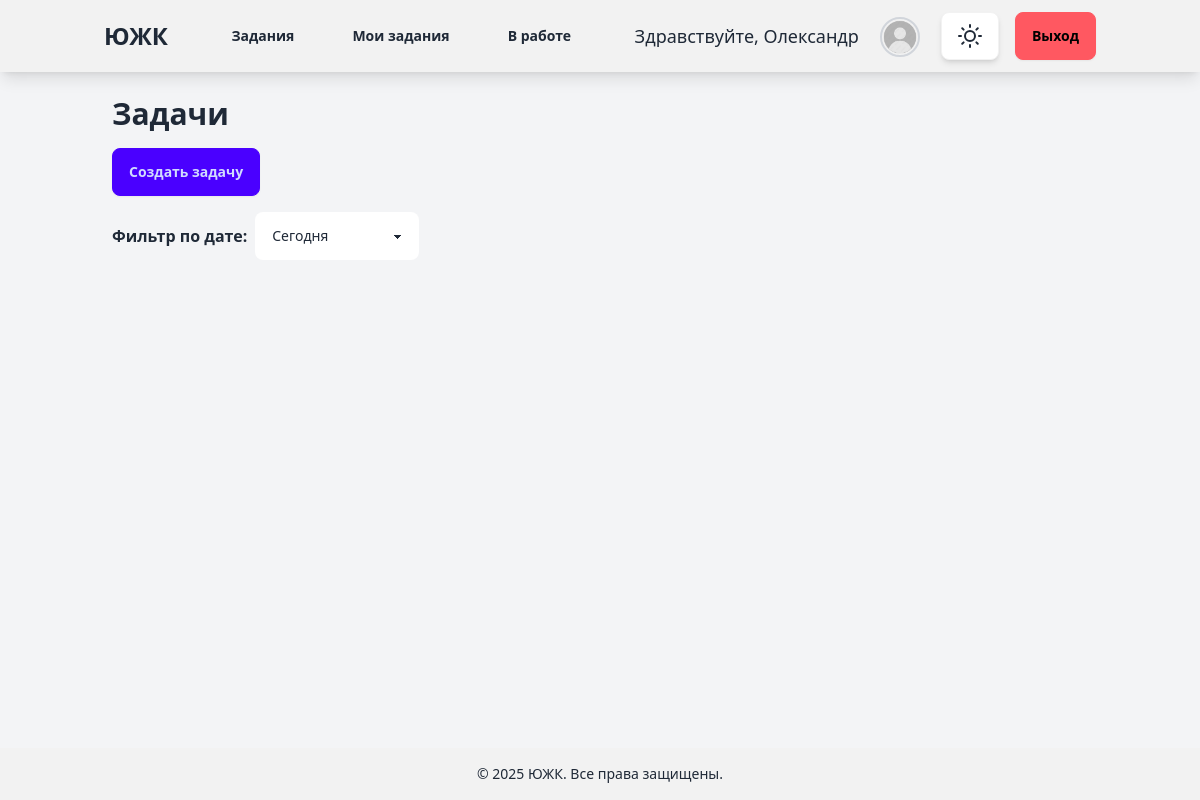
Page / (signed in) on the earlier database version.
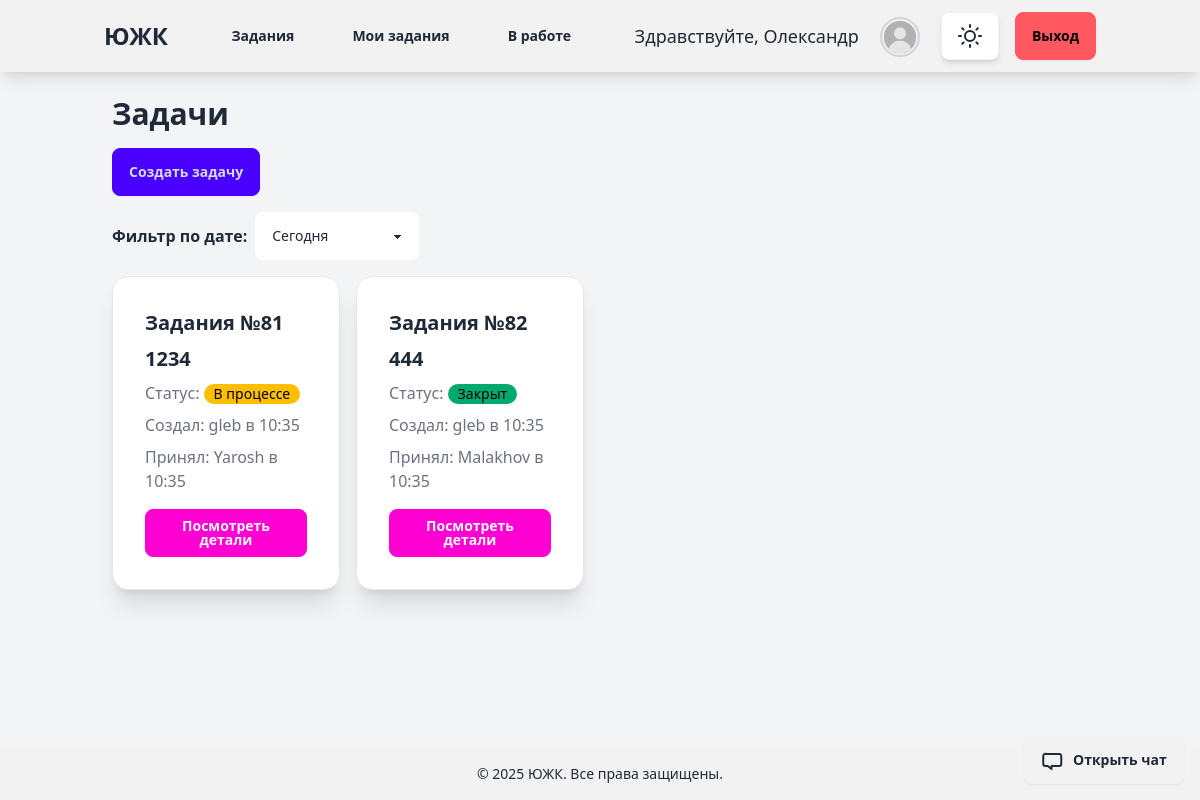
Same page on the later database version.
### account/models.py (models this page shows)
class CustomUser(AbstractUser):
    department = models.ForeignKey(Department, on_delete=models.SET_NULL, null=True, blank=True)
    position = models.ForeignKey(Position, on_delete=models.SET_NULL, null=True, blank=True, related_name="users")

### tickets/models.py (models this page shows, shortened)
class Ticket(models.Model):
    STATUS_CHOICES = [
        ('open', 'Open'),
        ('in_progress', 'In Progress'),
        ('closed', 'Closed'),
    ]
    title = models.CharField(max_length=200)
    description = models.TextField()
    status = models.CharField(max_length=20, choices=STATUS_CHOICES, default='open')
    created_by = models.ForeignKey(CustomUser, on_delete=models.CASCADE, related_name='tickets_created')
    accepted_by = models.ForeignKey(CustomUser, on_delete=models.CASCADE, related_name='tickets_accepted', null=True,
                                    blank=True)
    department = models.ForeignKey(Department, on_delete=models.CASCADE, related_name='tickets', null=True, blank=True)
    position = models.ForeignKey(Position, on_delete=models.CASCADE, related_name='tickets', null=True, blank=True)
    attachment = models.FileField(upload_to='tickets/', null=True, blank=True)
    created_at = models.DateTimeField(auto_now_add=True)
    accepted_at = models.DateTimeField(null=True, blank=True)
    closed_at = models.DateTimeField(null=True, blank=True)
    updated_at = models.DateTimeField(auto_now=True)
    completion_comment = models.TextField(null=True, blank=True)

### tickets/views.py (the view)
# urls.py: path('', views.ticket_list, name='ticket_list'),
@login_required
def ticket_list(request):
    user = request.user
    chat_id = None
    tickets = Ticket.objects.filter(
        department=user.department,
        position=user.position
    )
    time_filter = request.GET.get('time_filter', 'today')  # Default to 'today'
    if time_filter == 'today':
        tickets = tickets.filter(created_at__date=timezone.now().date())
    elif time_filter == 'week':
        start_of_week = timezone.now() - timedelta(days=timezone.now().weekday())
        tickets = tickets.filter(created_at__gte=start_of_week)
    elif time_filter == 'month':
        tickets = tickets.filter(created_at__year=timezone.now().year,
                                 created_at__month=timezone.now().month)
    chat = Chat.objects.filter(
        Q(ticket__accepted_by=user) | Q(ticket__created_by=user)
    ).first()
    chat_id = chat.ticket.id if chat else None
    return render(request, 'tickets/ticket_list.html', {
        'tickets': tickets,
        'chat_id': chat_id
    })

### templates/tickets/ticket_list.html (shortened to what this page needs)
{% extends "blog/base.html" %}
{% block content1 %}
<div class="container mx-auto p-6">
    <h2 class="text-3xl font-bold mb-4">Задачи</h2>
    <a href="{% url 'tickets:create_ticket' %}" class="btn btn-primary mb-4">Создать задачу</a>
    <form method="get" class="mb-4">
        <div class="flex gap-2 items-center">
            <label class="font-semibold">Фильтр по дате:</label>
            <select name="time_filter" class="select select-bordered" onchange="this.form.submit()">
                <option value="today" {% if request.GET.time_filter == "today" %}selected{% endif %}>Сегодня</option>
            </select>
        </div>
    </form>
    <div id="ticket-container" class="transition-all duration-300 w-full lg:w-3/4 pr-4">
        <div class="grid grid-cols-1 md:grid-cols-2 lg:grid-cols-3 gap-4">
            {% for ticket in tickets %}
            <div class="card bg-base-100 shadow-xl border border-gray-200" data-ticket-id="{{ ticket.id }}">
                <div class="card-body">
                    <h2 class="card-title text-xl font-semibold">Задания №{{ ticket.id }}</h2>
                    <h3 class="card-title text-xl font-semibold">{{ ticket.title }}</h3>
                    <p class="text-gray-500">Статус:
                        <span class="badge
                            {% if ticket.status == 'open' %}badge-error
                            {% elif ticket.status == 'in_progress' %}badge-warning
                            {% else %}badge-success
                            {% endif %}">
                            {% if ticket.status == 'open' %}Открыт
                            {% elif ticket.status == 'in_progress' %}В процессе
                            {% else %}Закрыт
                            {% endif %}
                        </span>
                    </p>
                    <p class="text-gray-500">Создал:
                        {{ ticket.created_by.username }} в {{ ticket.created_at|date:"H:i" }}
                    </p>
                    <p class="text-gray-500">Принял:
                        {% if ticket.accepted_by %}
                            {{ ticket.accepted_by.username }} в {{ ticket.accepted_at|date:"H:i" }}
                        {% else %}
                            {{ ticket.accepted_by.username|default:"На данный момент не принята" }}
                        {% endif %}
                    </p>
                    <a href="{% url 'tickets:ticket_detail' ticket.id %}" class="btn btn-secondary mt-2">Посмотреть детали</a>
                </div>
            </div>
            {% endfor %}
        </div>
    </div>
</div>
{% if chat_id %}
    <button id="open-chat-btn" class="btn btn-accent open-chat fixed bottom-4 right-4" class="btn btn-accent fixed bottom-4 right-4" data-ticket-id="{{ chat_id }}">
        <span>Открыть чат</span>
    </button>
{% endif %}
{% endblock %}

### templates/blog/base.html (shortened to what this page needs)
{% load static %}
{% load tailwind_tags %}
<!DOCTYPE html>
<html lang="ru">
<head>
    {% tailwind_css %}
    <script src="https://cdn.tailwindcss.com"></script>
</head>
<body class="bg-gray-100 theme-transition min-h-screen flex flex-col">
    <nav class="bg-base-200 shadow-lg sticky top-0 z-10">
        <div class="container mx-auto px-4 py-3 flex justify-between items-center">
            <a href="http://127.0.0.1:8000/ticket_list_created_by" class="text-2xl font-bold hover:text-primary transition-colors">ЮЖК</a>
            {% if request.user.is_authenticated %}
            <div class="hidden md:flex items-center space-x-6">
                <a href="{% url 'tickets:ticket_list' %}" class="btn btn-ghost hover:bg-base-300">Задания</a>
                <a href="{% url 'tickets:ticket_list_created_by' %}" class="btn btn-ghost hover:bg-base-300">Мои задания</a>
                <a href="{% url 'tickets:ticket_list_accepted_by' %}" class="btn btn-ghost hover:bg-base-300">В работе</a>
            </div>
            <div class="flex items-center space-x-4">
                <span class="text-lg hidden md:inline">Здравствуйте, {{ request.user.first_name|default:request.user.username }}</span>
                <a href="{% url 'account:user_profile' %}" class="btn btn-ghost p-1 hover:ring-2 hover:ring-primary rounded-full transition-all">
                    {% if request.user.profile.photo %}
                        <img src="{{ request.user.profile.photo.url }}" alt="Profile Picture"
                            class="w-10 h-10 rounded-full border-2 border-primary object-cover">
                    {% else %}
                        <img src="/media/tickets/def.png" alt="Default Profile Picture"
                            class="w-10 h-10 rounded-full border-2 border-gray-300 object-cover">
                    {% endif %}
                </a>
                <button id="theme-toggle-btn" class="btn btn-circle bg-base-100 hover:bg-base-300 shadow-md transition-all">
                </button>
                <form action="{% url 'account:logout' %}" method="post" class="inline">
                    <button type="submit" class="btn btn-error hover:btn-error-focus transition-colors">Выход</button>
                </form>
            </div>
            {% else %}
            <div>
                <a href="{% url 'account:login' %}" class="btn btn-primary hover:bg-primary-focus transition-colors">Вход</a>
            </div>
            {% endif %}
        </div>
    </nav>
    {% block content1 %}
    {% endblock %}
    <footer class="bg-base-200 p-4 text-center text-sm mt-auto">
        <div class="container mx-auto">
            <p>© 2025 ЮЖК. Все права защищены.</p>
        </div>
    </footer>
</body>
</html>

### templates/blog/base.html (style rules this page uses)
.theme-transition { transition: background-color 0.3s ease, color 0.3s ease, border-color 0.3s ease; }

Differences in the rows shown:
added Ticket: id "81", title "1234", status "В процессе", created_by.username "gleb", created_at "10:35", accepted_by.username "Yarosh", accepted_at "10:35"
added Ticket: id "82", title "444", status "Закрыт", created_by.username "gleb", created_at "10:35", accepted_by.username "Malakhov", accepted_at "10:35"
Other differences:
text now shown: "Открыть чат"
